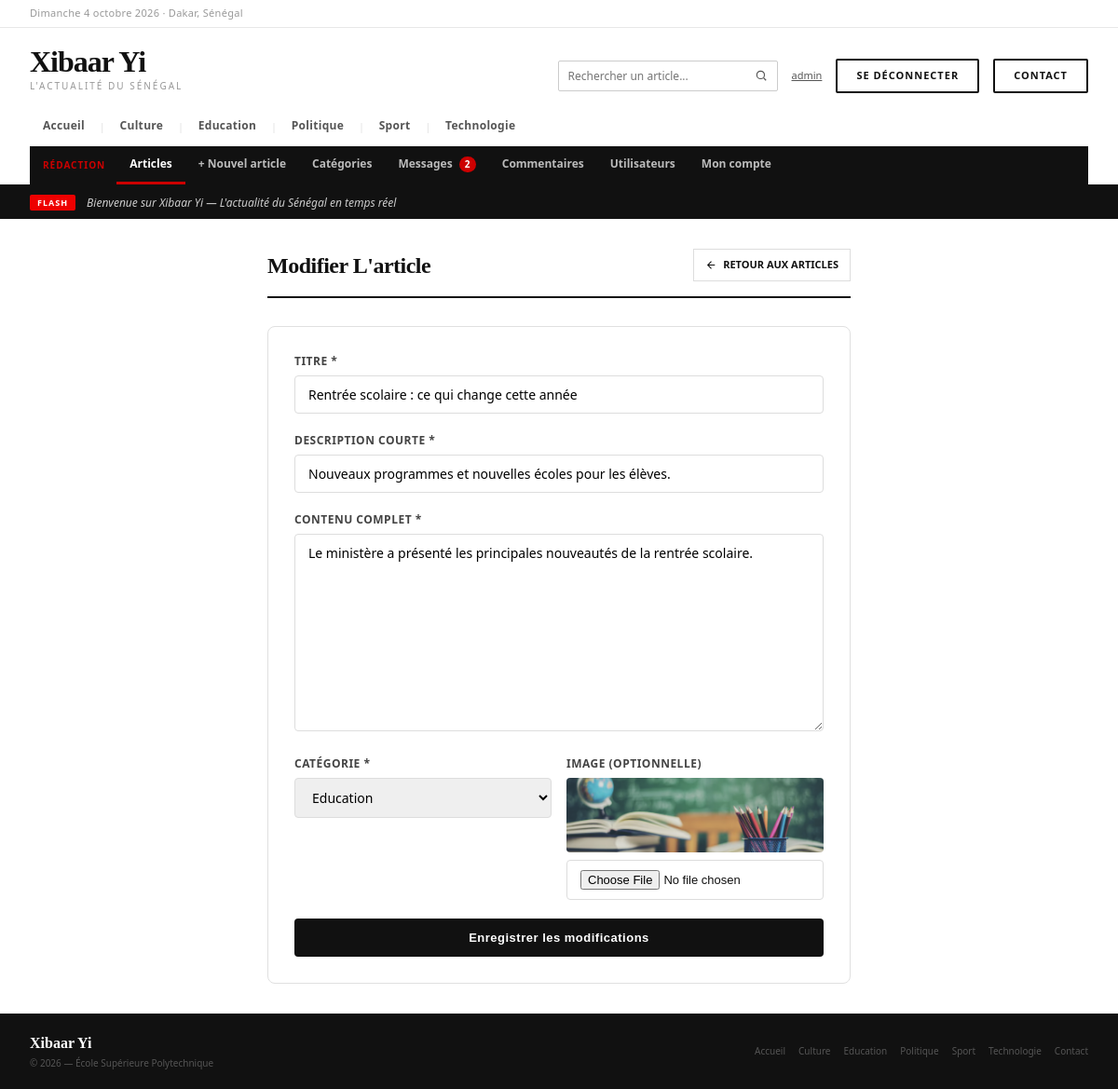
The app's page /admin/articles/modifier.php?id=4 (signed in) with its own data.
### tables this page shows
CREATE TABLE IF NOT EXISTS categories (
    id  INT AUTO_INCREMENT PRIMARY KEY,
    nom VARCHAR(100) NOT NULL UNIQUE
);

CREATE TABLE IF NOT EXISTS articles (
    id                 INT AUTO_INCREMENT PRIMARY KEY,
    titre              VARCHAR(255) NOT NULL,
    description_courte TEXT NOT NULL,
    contenu            LONGTEXT NOT NULL,
    image              VARCHAR(255) DEFAULT '',
    date_publication   DATETIME NOT NULL DEFAULT CURRENT_TIMESTAMP,
    vues               INT NOT NULL DEFAULT 0,
    id_categorie       INT NOT NULL,
    id_auteur          INT NOT NULL,
    FOREIGN KEY (id_categorie) REFERENCES categories(id) ON DELETE CASCADE,
    FOREIGN KEY (id_auteur)    REFERENCES utilisateurs(id) ON DELETE CASCADE
);

### includes/config.php (called while the page is built, shortened)
<?php
function url($chemin = '')
{
    return BASE_URL . '/' . ltrim($chemin, '/');
}

### public/admin/articles/modifier.php (the view, shortened to what this page needs)
<?php
require_once __DIR__ . '/../../../includes/auth.php';
$id = (int) $_GET['id'];
$stmt = $pdo->prepare("SELECT * FROM articles WHERE id = ?");
$stmt->execute([$id]);
$article = $stmt->fetch(PDO::FETCH_ASSOC);
$categories = $pdo->query("SELECT * FROM categories ORDER BY nom ASC")->fetchAll(PDO::FETCH_ASSOC);
require_once __DIR__ . '/../../../includes/entete.php';
?>
<div style="max-width:760px; margin:32px auto; padding:0 24px;">
    <div class="page-header">
        <div class="page-title">Modifier l'article</div>
        <a href="<?= url('admin/articles/liste.php') ?>" class="btn btn-secondary">
            <svg width="13" height="13" viewBox="0 0 24 24" fill="none" stroke="currentColor" stroke-width="2"><path d="M19 12H5M12 19l-7-7 7-7"/></svg>
            Retour aux articles
        </a>
    </div>
    <div style="background:#fff; border-radius:8px; border:0.5px solid #e0e0e0; padding:28px;">
        <form method="POST" action="modifier.php?id=<?= $id ?>" enctype="multipart/form-data" id="formModifier">
            <div style="margin-bottom:20px;">
                <label style="display:block; font-size:12px; font-weight:700; color:#444; margin-bottom:6px; text-transform:uppercase; letter-spacing:.5px;">Titre *</label>
                <input type="text" name="titre" maxlength="255" value="<?= htmlspecialchars($article['titre']) ?>"
                    style="width:100%; padding:10px 14px; border:1px solid #ddd; border-radius:4px; font-size:14px; font-family:inherit;">
            </div>
            <div style="margin-bottom:20px;">
                <label style="display:block; font-size:12px; font-weight:700; color:#444; margin-bottom:6px; text-transform:uppercase; letter-spacing:.5px;">Description courte *</label>
                <input type="text" name="description_courte" value="<?= htmlspecialchars($article['description_courte']) ?>"
                    style="width:100%; padding:10px 14px; border:1px solid #ddd; border-radius:4px; font-size:14px; font-family:inherit;">
            </div>
            <div style="margin-bottom:20px;">
                <label style="display:block; font-size:12px; font-weight:700; color:#444; margin-bottom:6px; text-transform:uppercase; letter-spacing:.5px;">Contenu complet *</label>
                <textarea name="contenu" rows="10"
                    style="width:100%; padding:10px 14px; border:1px solid #ddd; border-radius:4px; font-size:14px; font-family:inherit; resize:vertical;"><?= htmlspecialchars($article['contenu']) ?></textarea>
            </div>
            <div class="form-grille" style="margin-bottom:20px;">
                <div>
                    <label style="display:block; font-size:12px; font-weight:700; color:#444; margin-bottom:6px; text-transform:uppercase; letter-spacing:.5px;">Catégorie *</label>
                    <select name="id_categorie"
                        style="width:100%; padding:10px 14px; border:1px solid #ddd; border-radius:4px; font-size:14px; font-family:inherit;">
                        <?php foreach ($categories as $cat): ?>
                        <option value="<?= $cat['id'] ?>" <?= $cat['id'] == $article['id_categorie'] ? 'selected' : '' ?>>
                            <?= htmlspecialchars($cat['nom']) ?>
                        </option>
                        <?php endforeach; ?>
                    </select>
                </div>
                <div>
                    <label style="display:block; font-size:12px; font-weight:700; color:#444; margin-bottom:6px; text-transform:uppercase; letter-spacing:.5px;">Image (optionnelle)</label>
                    <?php if ($article['image']): ?>
                        <img src="<?= url('uploads/') ?><?= htmlspecialchars($article['image']) ?>"
                             style="width:100%; height:80px; object-fit:cover; border-radius:4px; margin-bottom:8px;">
                    <?php endif; ?>
                    <input type="file" name="image" accept=".jpg,.jpeg,.png,.webp"
                        style="width:100%; padding:10px 14px; border:1px solid #ddd; border-radius:4px; font-size:13px;">
                </div>
            </div>
            <button type="submit"
                style="width:100%; background:#111; color:#fff; padding:13px; border:none; border-radius:4px; font-size:13px; font-weight:600; cursor:pointer; letter-spacing:.5px;">
                Enregistrer les modifications
            </button>
        </form>
    </div>
</div>
<?php require_once __DIR__ . '/../../../includes/pied.php'; ?>

### includes/entete.php (shortened to what this page needs)
<?php
require_once __DIR__ . '/config.php';
?>
<!DOCTYPE html>
<html lang="fr">
<head>
    <link rel="stylesheet" href="<?= url('assets/css/style.css') ?>">
</head>
<body>
<div class="site">
    <div class="topbar">
        <div class="topbar-date">
            <?php
            $jours_fr = ['Monday'=>'Lundi','Tuesday'=>'Mardi','Wednesday'=>'Mercredi','Thursday'=>'Jeudi','Friday'=>'Vendredi','Saturday'=>'Samedi','Sunday'=>'Dimanche'];
            $mois_fr = ['January'=>'janvier','February'=>'février','March'=>'mars','April'=>'avril','May'=>'mai','June'=>'juin','July'=>'juillet','August'=>'août','September'=>'septembre','October'=>'octobre','November'=>'novembre','December'=>'décembre'];
            $nom_jour = $jours_fr[date('l')] ?? date('l');
            $nom_mois = $mois_fr[date('F')]  ?? date('F');
            echo $nom_jour . ' ' . date('j') . ' ' . $nom_mois . ' ' . date('Y') . ' · Dakar, Sénégal';
            ?>
        </div>
    </div>
    <div class="header">
        <div class="header-main">
            <a href="<?= url('index.php') ?>" style="text-decoration:none;">
                <div class="logo-wordmark">Xibaar Yi</div>
                <div class="logo-tagline">L'actualité du Sénégal</div>
            </a>
            <div class="header-actions">
                <form method="GET" action="<?= url('index.php') ?>" class="recherche" role="search">
                    <input type="search" name="q" placeholder="Rechercher un article..." aria-label="Rechercher un article"
                           value="<?= htmlspecialchars($_GET['q'] ?? '', ENT_QUOTES, 'UTF-8') ?>">
                    <button type="submit" aria-label="Lancer la recherche">
                        <svg width="14" height="14" viewBox="0 0 24 24" fill="none" stroke="currentColor" stroke-width="2"><circle cx="11" cy="11" r="7"/><path d="M21 21l-4.3-4.3"/></svg>
                    </button>
                </form>
                <?php if (isset($_SESSION['user_role'])) : ?>
                    <a href="<?= url('admin/compte.php') ?>" class="lien-compte" title="Mon compte">
                        <?php echo htmlspecialchars($_SESSION['user_login'], ENT_QUOTES, 'UTF-8'); ?>
                    </a>
                    <a href="<?= url('deconnexion.php') ?>" class="btn-cnx">Se déconnecter</a>
                <?php else : ?>
                    <a href="<?= url('connexion.php') ?>" class="btn-cnx">Se connecter</a>
                <?php endif; ?>
                <a href="<?= url('contact.php') ?>" class="btn-cnx">Contact</a>
            </div>
        </div>
        <nav class="nav-cats">
            <?php $active_all = (basename($_SERVER['SCRIPT_NAME'] ?? '') === 'index.php' && empty($_GET['categorie'])) ? 'active' : ''; ?>
            <a href="<?= url('index.php') ?>" class="<?php echo $active_all; ?>">Accueil</a>
            <?php
            if (isset($pdo)) {
                $stmt_nav = $pdo->query("SELECT id, nom FROM categories ORDER BY nom ASC");
                while ($cat = $stmt_nav->fetch(PDO::FETCH_ASSOC)) {
                    $nom = $cat['nom'];
                    $is_active = (isset($_GET['categorie']) && $_GET['categorie'] === $nom) ? 'active' : '';
                    echo '<span class="sep">|</span>';
                    echo '<a href="' . url('index.php') . '?categorie=' . urlencode($nom) . '" class="' . $is_active . '">';
                    echo htmlspecialchars($nom);
                    echo '</a>';
                }
            }
            ?>
        </nav>
        <?php if (in_array($_SESSION['user_role'] ?? '', ['editeur', 'administrateur'], true)) : ?>
            <?php
            $requetes_compteurs = [
                'admin/messages/liste.php'     => "SELECT COUNT(*) FROM messages_contact WHERE lu = 0",
                'admin/commentaires/liste.php' => "SELECT COUNT(*) FROM commentaires WHERE statut = 'en_attente'",
            ];
            $compteurs_admin = [];
            foreach ($requetes_compteurs as $chemin => $sql) {
                try {
                    $compteurs_admin[$chemin] = (int) $pdo->query($sql)->fetchColumn();
                } catch (PDOException $e) {
                }
            }
            $page_admin = $_SERVER['SCRIPT_NAME'] ?? '';
            $liens_admin = [
                'admin/articles/liste.php'     => 'Articles',
                'admin/articles/ajouter.php'   => '+ Nouvel article',
                'admin/categories/liste.php'   => 'Catégories',
                'admin/messages/liste.php'     => 'Messages',
                'admin/commentaires/liste.php' => 'Commentaires',
            ];
            if ($_SESSION['user_role'] === 'administrateur') {
                $liens_admin['admin/utilisateurs/liste.php'] = 'Utilisateurs';
            }
            $liens_admin['admin/compte.php'] = 'Mon compte';
            $lien_actif = null;
            if ($lien_actif === null) {
                foreach ($liens_admin as $chemin => $libelle) {
                    if (basename($chemin) === 'liste.php' && strpos($page_admin, '/' . dirname($chemin) . '/') !== false) {
                        $lien_actif = $chemin;
                    }
                }
            }
            ?>
            <nav class="nav-admin">
                <span class="nav-admin-titre">Rédaction</span>
                <?php foreach ($liens_admin as $chemin => $libelle) : ?>
                    <a href="<?= url($chemin) ?>" class="<?= $chemin === $lien_actif ? 'active' : '' ?>">
                        <?= $libelle ?>
                        <?php if (($compteurs_admin[$chemin] ?? 0) > 0) : ?>
                            <span class="nav-admin-compteur"><?= $compteurs_admin[$chemin] ?></span>
                        <?php endif; ?>
                    </a>
                <?php endforeach; ?>
            </nav>
        <?php endif; ?>
    </div>
    <div class="ticker">
        <div class="ticker-label">FLASH</div>
        <div class="ticker-text">Bienvenue sur Xibaar Yi — L'actualité du Sénégal en temps réel</div>
    </div>

### includes/pied.php (shortened to what this page needs)
<?php
require_once __DIR__ . '/config.php';
?>
    <div class="footer">
        <div>
            <a href="<?= url('index.php') ?>" style="text-decoration: none;">
                <div class="footer-logo">Xibaar Yi</div>
            </a>
            <div class="footer-text">
                &copy; <?php echo date('Y'); ?> — École Supérieure Polytechnique
            </div>
        </div>
        <div class="footer-links">
            <a href="<?= url('index.php') ?>">Accueil</a>
            <?php
            foreach ($pdo->query("SELECT nom FROM categories ORDER BY nom ASC") as $cat_pied) : ?>
                <a href="<?= url('index.php') ?>?categorie=<?= urlencode($cat_pied['nom']) ?>">
                    <?= htmlspecialchars($cat_pied['nom'], ENT_QUOTES, 'UTF-8') ?>
                </a>
            <?php endforeach; ?>
            <a href="<?= url('contact.php') ?>">Contact</a>
        </div>
    </div>
</div>
</body>
</html>

### records on screen
categories: nom "Culture"
categories: nom "Education"
categories: nom "Politique"
categories: nom "Sport"
categories: nom "Technologie"
articles: titre "Rentrée scolaire : ce qui change cette année", description_courte "Nouveaux programmes et nouvelles écoles pour les élèves.", contenu "Le ministère a présenté les principales nouveautés de la rentrée scolaire.", id_categorie "Education", image (picture)

### other values on screen
$_SESSION['user_login'] "admin"
$libelle "Articles"
$libelle "+ Nouvel article"
$libelle "Catégories"
$libelle "Messages"
$compteurs_admin[$chemin] "2"
$libelle "Commentaires"
$libelle "Utilisateurs"
$libelle "Mon compte"
